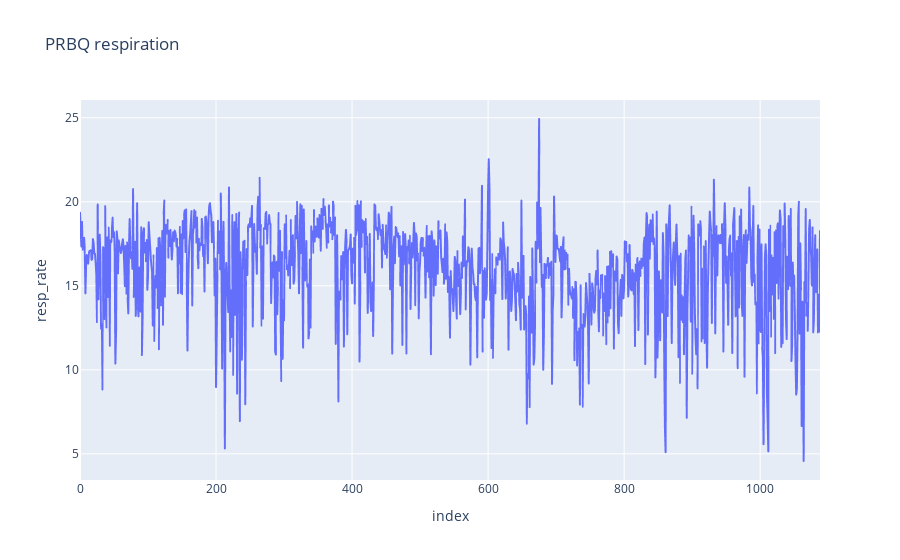

Write notebook code for a chart like this one.
### Code cell
fig = px.line(data_quality_corr, y='resp_rate',title=f'{patient} respiration')
#for i in range(len(patient_info.seizure_table)):
#    fig.add_vline(patient_info.seizure_table.iloc[i]['Timestamp'], line_width=3, line_dash='dash', line_color='red')
fig.show()

### Figure 1 — Plotly figure (JSON) as saved in the notebook; plotly's stock layout.template omitted (floating-point values rounded to 4 significant figures; data arrays with more than 128 entries replaced by an {"elided": "..."} marker saying what was removed)
{"data": [{"hovertemplate": "index=%{x}<br>resp_rate=%{y}<extra></extra>", "legendgroup": "", "line": {"color": "#636efa", "dash": "solid"}, "marker": {"symbol": "circle"}, "mode": "lines", "name": "", "showlegend": false, "type": "scattergl", "x": {"elided": "1089 int values"}, "xaxis": "x", "y": {"elided": "1089 float values"}, "yaxis": "y"}], "layout": {"legend": {"tracegroupgap": 0}, "title": {"text": "PRBQ respiration"}, "xaxis": {"anchor": "y", "domain": [0, 1], "title": {"text": "index"}}, "yaxis": {"anchor": "x", "domain": [0, 1], "title": {"text": "resp_rate"}}}}
